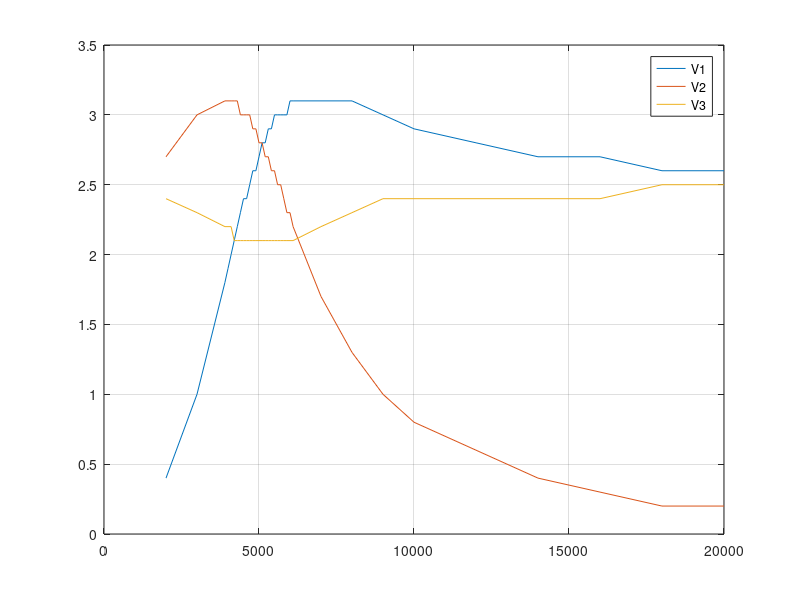

The MATLAB script that drew this image:
nu = [2000 3000 3900 4000 4100 4200 4300 4400 4500 4600 4700 4800 4900 5000 5100 5200 5300 5400 5500 5600 5700 5800 5900 6000 6100 7000 8000 9000 10000 12000 14000 16000 18000 20000]
v1 = [0.4 1.0 1.8 1.9 2.0 2.1 2.2 2.3 2.4 2.4 2.5 2.6 2.6 2.7 2.8 2.8 2.9 2.9 3.0 3.0 3.0 3.0 3.0 3.1 3.1 3.1 3.1 3.0 2.9 2.8 2.7 2.7 2.6 2.6]  
v2 = [2.7 3.0 3.1 3.1 3.1 3.1 3.1 3.0 3.0 3.0 3.0 2.9 2.9 2.8 2.8 2.7 2.7 2.6 2.6 2.5 2.5 2.4 2.3 2.3 2.2 1.7 1.3 1.0 0.8 0.6 0.4 0.3 0.2 0.2]
v3 = [2.4 2.3 2.2 2.2 2.2 2.1 2.1 2.1 2.1 2.1 2.1 2.1 2.1 2.1 2.1 2.1 2.1 2.1 2.1 2.1 2.1 2.1 2.1 2.1 2.1 2.2 2.3 2.4 2.4 2.4 2.4 2.4 2.5 2.5]
i = [3.7 5.9 7.9 8.1 8.2 8.4 8.5 8.7 8.8 8.9 8.9 9.0 9.0 9.1 9.1 9.0 9.0 9.0 8.9 8.9 8.8 8.7 8.6 8.6 8.5 7.4 6.4 5.4 4.7 3.7 2.9 2.4 2.0 1.7]
fi = [-54 -50 -35 -33 -30 -28 -26 -22 -19 -16 -14 -11 -8 -5 -2 0 3 6 9 11 13 15 18 20 22 35 40 50 54 56 56 52 52 45]
plot(nu, v1,'-',nu, v2,'-',nu, v3,'-')
legend V1 V2 V3
%plot(nu, i)
%legend I
%plot(nu, fi)
%legend fi
grid on

